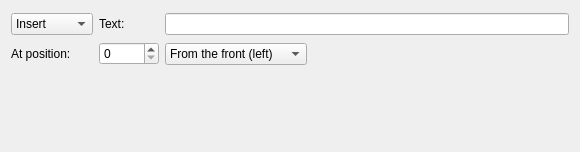
<?xml version="1.0" encoding="UTF-8"?>
<ui version="4.0">
 <class>TransformOperator_InsertOverwrite</class>
 <widget class="QWidget" name="TransformOperator_InsertOverwrite">
  <property name="geometry">
   <rect>
    <x>0</x>
    <y>0</y>
    <width>580</width>
    <height>152</height>
   </rect>
  </property>
  <property name="windowTitle">
   <string>Form</string>
  </property>
  <layout class="QGridLayout" name="gridLayout">
   <item row="0" column="2" rowspan="3">
    <widget class="QLineEdit" name="textLineEdit"/>
   </item>
   <item row="2" column="1" rowspan="2" alignment="Qt::AlignBottom">
    <widget class="QSpinBox" name="positionSpinBox"/>
   </item>
   <item row="0" column="0" rowspan="3">
    <widget class="QComboBox" name="modeComboBox">
     <property name="sizePolicy">
      <sizepolicy hsizetype="Fixed" vsizetype="Fixed">
       <horstretch>0</horstretch>
       <verstretch>0</verstretch>
      </sizepolicy>
     </property>
     <item>
      <property name="text">
       <string>Insert</string>
      </property>
     </item>
     <item>
      <property name="text">
       <string>Overwrite</string>
      </property>
     </item>
    </widget>
   </item>
   <item row="1" column="1" alignment="Qt::AlignRight">
    <widget class="QLabel" name="label_Text">
     <property name="sizePolicy">
      <sizepolicy hsizetype="Maximum" vsizetype="Preferred">
       <horstretch>0</horstretch>
       <verstretch>0</verstretch>
      </sizepolicy>
     </property>
     <property name="minimumSize">
      <size>
       <width>60</width>
       <height>0</height>
      </size>
     </property>
     <property name="text">
      <string>Text:</string>
     </property>
    </widget>
   </item>
   <item row="3" column="0">
    <widget class="QLabel" name="label_AtPosition">
     <property name="text">
      <string>At position:</string>
     </property>
    </widget>
   </item>
   <item row="3" column="2" alignment="Qt::AlignTop">
    <widget class="QComboBox" name="fromComboBox">
     <property name="sizePolicy">
      <sizepolicy hsizetype="Fixed" vsizetype="Fixed">
       <horstretch>0</horstretch>
       <verstretch>0</verstretch>
      </sizepolicy>
     </property>
     <item>
      <property name="text">
       <string>From the front (left)</string>
      </property>
     </item>
     <item>
      <property name="text">
       <string>From the back (right)</string>
      </property>
     </item>
    </widget>
   </item>
   <item row="4" column="2">
    <spacer name="verticalSpacer">
     <property name="orientation">
      <enum>Qt::Vertical</enum>
     </property>
     <property name="sizeHint" stdset="0">
      <size>
       <width>20</width>
       <height>40</height>
      </size>
     </property>
    </spacer>
   </item>
  </layout>
 </widget>
 <resources/>
 <connections/>
</ui>
